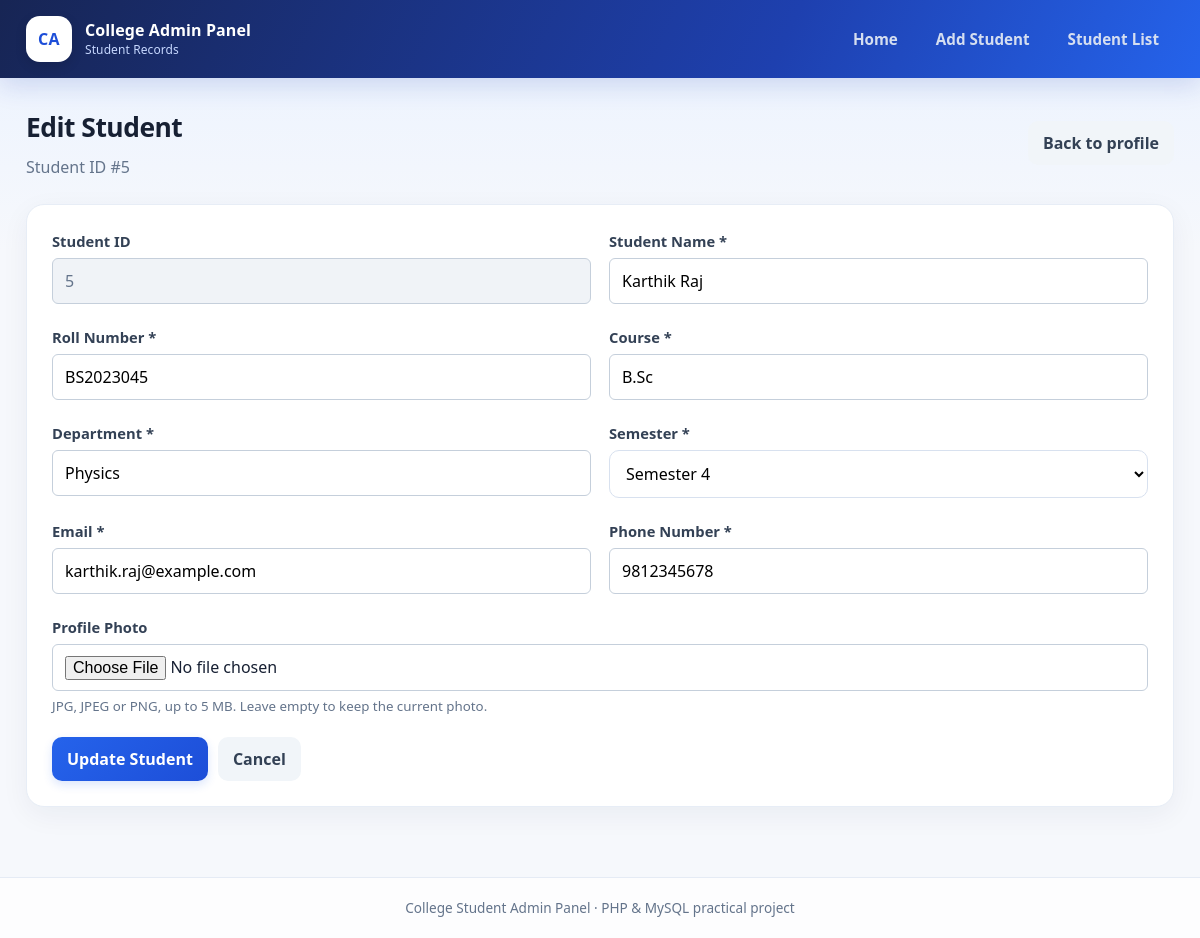
The app's page /edit_student.php?id=5 with its own data.
### tables this page shows
CREATE TABLE students (
  student_id   INT UNSIGNED NOT NULL AUTO_INCREMENT,
  student_name VARCHAR(100) NOT NULL,
  roll_number  VARCHAR(30)  NOT NULL,
  course       VARCHAR(100) NOT NULL,
  department   VARCHAR(100) NOT NULL,
  semester     TINYINT UNSIGNED NOT NULL,
  email        VARCHAR(150) NOT NULL,
  phone        VARCHAR(20)  NOT NULL,
  created_at   TIMESTAMP NOT NULL DEFAULT CURRENT_TIMESTAMP,
  PRIMARY KEY (student_id),
  UNIQUE KEY uq_roll_number (roll_number)       
);

### edit_student.php (the view, shortened to what this page needs)
<?php
require_once 'config.php';
$id = (int)($_GET['id'] ?? $_POST['student_id'] ?? 0);
$student = $id > 0 ? get_student($conn, $id) : null;
$data = $student;
?>
<div class="page-head">
    <div>
        <h1>Edit Student</h1>
        <p class="muted">Student ID #<?= (int)$id ?></p>
    </div>
    <a class="btn btn-light" href="view_student.php?id=<?= (int)$id ?>">Back to profile</a>
</div>
<form method="post" action="edit_student.php?id=<?= (int)$id ?>" enctype="multipart/form-data" class="card form" novalidate>
    <div class="grid-2">
        <div class="field">
            <label>Student ID</label>
            <input type="text" value="<?= (int)$id ?>" disabled>
        </div>
        <div class="field">
            <label for="student_name">Student Name *</label>
            <input type="text" id="student_name" name="student_name" value="<?= e($data['student_name']) ?>" maxlength="100" required>
        </div>
        <div class="field">
            <label for="roll_number">Roll Number *</label>
            <input type="text" id="roll_number" name="roll_number" value="<?= e($data['roll_number']) ?>" maxlength="30" required>
        </div>
        <div class="field">
            <label for="course">Course *</label>
            <input type="text" id="course" name="course" value="<?= e($data['course']) ?>" maxlength="100" required>
        </div>
        <div class="field">
            <label for="department">Department *</label>
            <input type="text" id="department" name="department" value="<?= e($data['department']) ?>" maxlength="100" required>
        </div>
        <div class="field">
            <label for="semester">Semester *</label>
            <select id="semester" name="semester" required>
                <?php for ($i = 1; $i <= 8; $i++): ?>
                    <option value="<?= $i ?>" <?= (string)$data['semester'] === (string)$i ? 'selected' : '' ?>>Semester <?= $i ?></option>
                <?php endfor; ?>
            </select>
        </div>
        <div class="field">
            <label for="email">Email *</label>
            <input type="email" id="email" name="email" value="<?= e($data['email']) ?>" maxlength="150" required>
        </div>
        <div class="field">
            <label for="phone">Phone Number *</label>
            <input type="text" id="phone" name="phone" value="<?= e($data['phone']) ?>" maxlength="16" required>
        </div>
    </div>
    <div class="field">
        <label for="profile_photo">Profile Photo</label>
        <input type="file" id="profile_photo" name="profile_photo" accept=".jpg,.jpeg,.png">
        <small class="muted">JPG, JPEG or PNG, up to <?= e(format_size(MAX_FILE_SIZE)) ?>. Leave empty to keep the current photo.</small>
    </div>
    <div class="form-actions">
        <button type="submit" class="btn btn-primary">Update Student</button>
        <a class="btn btn-light" href="view_student.php?id=<?= (int)$id ?>">Cancel</a>
    </div>
</form>

### css/style.css (style rules this page uses)
:root { --ink: #14213d; --ink-soft: #3d4a66; --accent: #0f766e; --accent-dark: #0b5a54; --gold: #e0a526; --bg: #eef2f6; --card: #ffffff; --line: #dbe2ea; --muted: #6b778c; --ok-bg: #e3f6ec; --ok: #146c43; --err-bg: #fde8e8; --err: #a61b1b; --warn-bg: #fff4d6; --warn: #8a5a00; }
* { box-sizing: border-box; }
body { margin: 0; font-family: "Segoe UI", Tahoma, Arial, sans-serif; background: var(--bg); color: var(--ink); line-height: 1.5; min-height: 100vh; display: flex; flex-direction: column; }
a { color: var(--accent); }
h1 { margin: 0; font-size: 1.7rem; }
.page-head { display: flex; justify-content: space-between; align-items: flex-start; gap: 16px; flex-wrap: wrap; margin-bottom: 20px; }
.muted { color: var(--muted); }
p.muted { margin: 4px 0 0; }
.card { background: var(--card); border: 1px solid var(--line); border-radius: 10px; padding: 22px; margin-bottom: 22px; box-shadow: 0 1px 3px rgba(20,33,61,.06); }
.btn { display: inline-block; padding: 9px 18px; border: 0; border-radius: 6px; cursor: pointer; font: inherit; font-weight: 600; text-decoration: none; color: #fff; background: var(--ink-soft); }
.btn-primary { background: var(--accent); }
.btn-light { background: #e6ebf2; color: var(--ink); }
.form .grid-2 { display: grid; grid-template-columns: 1fr 1fr; gap: 18px; margin-bottom: 18px; }
.field { display: flex; flex-direction: column; gap: 6px; margin-bottom: 4px; }
.field label { font-weight: 600; font-size: .92rem; }
input[type=text], input[type=email], input[type=file], select { padding: 10px 12px; border: 1px solid #c5cfdb; border-radius: 6px; font: inherit; background: #fff; width: 100%; }
input:disabled { background: #f0f3f7; color: var(--muted); }
.form-actions { display: flex; gap: 10px; margin-top: 20px; }
:root { --ink: #172554; --ink-soft: #334155; --accent: #2563eb; --accent-dark: #1d4ed8; --gold: #38bdf8; --bg: #f4f7fc; --card: #ffffff; --line: #e2e8f0; --muted: #64748b; --ok-bg: #dcfce7; --ok: #166534; --err-bg: #fee2e2; --err: #991b1b; --warn-bg: #fef3c7; --warn: #92400e; }
body { background: linear-gradient(180deg, #eaf2ff 0, #f6f8fc 250px, #f6f8fc 100%); color: #172033; }
h1 { font-size: clamp(1.6rem, 2.2vw, 2.15rem); letter-spacing: -.5px; }
.page-head { align-items: center; margin-bottom: 25px; }
.page-head p.muted { margin-top: 7px; }
.card { border: 1px solid #e7edf6; border-radius: 18px; padding: 25px; box-shadow: 0 8px 28px rgba(15, 35, 75, .055); transition: box-shadow .2s, transform .2s; }
.btn { border-radius: 10px; padding: 10px 15px; font-weight: 650; transition: .18s ease; }
.btn-primary { background: linear-gradient(135deg, #2563eb, #1d4ed8); box-shadow: 0 4px 10px rgba(37,99,235,.16); }
.btn-light { background: #f1f5f9; border-color: #e2e8f0; color: #334155; }
input, select, textarea { border: 1px solid #d8e1ef; border-radius: 10px; padding: 11px 12px; background: #fff; transition: border-color .18s, box-shadow .18s; }
.field label { color: #334155; font-weight: 650; }

### records on screen
students: student_name "Karthik Raj", roll_number "BS2023045", course "B.Sc", department "Physics", semester "Semester 4", email "karthik.raj@example.com", phone "9812345678"

### other values on screen
$label "Home"
$label "Add Student"
$label "Student List"
$id "5"
format_size(MAX_FILE_SIZE) "5 MB"
